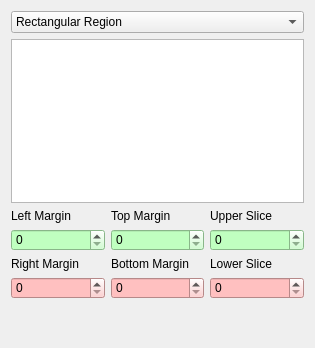
<?xml version="1.0" encoding="UTF-8"?>
<ui version="4.0">
 <class>CountingRegionPanel</class>
 <widget class="QWidget" name="CountingRegionPanel">
  <property name="geometry">
   <rect>
    <x>0</x>
    <y>0</y>
    <width>315</width>
    <height>348</height>
   </rect>
  </property>
  <property name="windowTitle">
   <string>Form</string>
  </property>
  <layout class="QVBoxLayout" name="verticalLayout">
   <item>
    <widget class="QComboBox" name="regionType">
     <property name="currentIndex">
      <number>1</number>
     </property>
     <item>
      <property name="text">
       <string>Adaptative Region</string>
      </property>
     </item>
     <item>
      <property name="text">
       <string>Rectangular Region</string>
      </property>
     </item>
    </widget>
   </item>
   <item>
    <widget class="QTreeView" name="regionView"/>
   </item>
   <item>
    <layout class="QGridLayout" name="gridLayout">
     <item row="3" column="1">
      <widget class="QSpinBox" name="leftMargin">
       <property name="styleSheet">
        <string notr="true">background-color:rgb(192, 255, 192)</string>
       </property>
      </widget>
     </item>
     <item row="5" column="1">
      <widget class="QSpinBox" name="rightMargin">
       <property name="styleSheet">
        <string notr="true">background-color:rgb(255, 192, 192)</string>
       </property>
      </widget>
     </item>
     <item row="1" column="1">
      <widget class="QLabel" name="label">
       <property name="text">
        <string>Left Margin</string>
       </property>
      </widget>
     </item>
     <item row="4" column="1">
      <widget class="QLabel" name="label_4">
       <property name="text">
        <string>Right Margin</string>
       </property>
      </widget>
     </item>
     <item row="3" column="3">
      <widget class="QSpinBox" name="upperSlice">
       <property name="styleSheet">
        <string notr="true">background-color:rgb(192, 255, 192)</string>
       </property>
      </widget>
     </item>
     <item row="3" column="2">
      <widget class="QSpinBox" name="topMargin">
       <property name="autoFillBackground">
        <bool>false</bool>
       </property>
       <property name="styleSheet">
        <string notr="true">background-color: rgb(192, 255, 192)</string>
       </property>
      </widget>
     </item>
     <item row="1" column="3">
      <widget class="QLabel" name="label_2">
       <property name="text">
        <string>Upper Slice</string>
       </property>
      </widget>
     </item>
     <item row="1" column="2">
      <widget class="QLabel" name="label_3">
       <property name="text">
        <string>Top Margin</string>
       </property>
      </widget>
     </item>
     <item row="5" column="3">
      <widget class="QSpinBox" name="lowerSlice">
       <property name="styleSheet">
        <string notr="true">background-color:rgb(255, 192, 192)</string>
       </property>
      </widget>
     </item>
     <item row="4" column="3">
      <widget class="QLabel" name="label_5">
       <property name="text">
        <string>Lower Slice</string>
       </property>
      </widget>
     </item>
     <item row="5" column="2">
      <widget class="QSpinBox" name="bottomMargin">
       <property name="styleSheet">
        <string notr="true">background-color:rgb(255, 192, 192)</string>
       </property>
      </widget>
     </item>
     <item row="4" column="2">
      <widget class="QLabel" name="label_6">
       <property name="text">
        <string>Bottom Margin</string>
       </property>
      </widget>
     </item>
    </layout>
   </item>
   <item>
    <layout class="QHBoxLayout" name="horizontalLayout">
     <item>
      <spacer name="horizontalSpacer">
       <property name="orientation">
        <enum>Qt::Horizontal</enum>
       </property>
       <property name="sizeHint" stdset="0">
        <size>
         <width>40</width>
         <height>20</height>
        </size>
       </property>
      </spacer>
     </item>
     <item>
      <widget class="QPushButton" name="createRegion">
       <property name="enabled">
        <bool>false</bool>
       </property>
       <property name="minimumSize">
        <size>
         <width>32</width>
         <height>32</height>
        </size>
       </property>
       <property name="maximumSize">
        <size>
         <width>32</width>
         <height>32</height>
        </size>
       </property>
       <property name="text">
        <string/>
       </property>
       <property name="icon">
        <iconset resource="rsc/CountingRegion.qrc">
         <normaloff>:/espina/apply.svg</normaloff>:/espina/apply.svg</iconset>
       </property>
       <property name="iconSize">
        <size>
         <width>22</width>
         <height>22</height>
        </size>
       </property>
       <property name="flat">
        <bool>true</bool>
       </property>
      </widget>
     </item>
     <item>
      <widget class="QPushButton" name="removeRegion">
       <property name="enabled">
        <bool>false</bool>
       </property>
       <property name="minimumSize">
        <size>
         <width>32</width>
         <height>32</height>
        </size>
       </property>
       <property name="maximumSize">
        <size>
         <width>32</width>
         <height>32</height>
        </size>
       </property>
       <property name="text">
        <string/>
       </property>
       <property name="icon">
        <iconset resource="rsc/CountingRegion.qrc">
         <normaloff>:/espina/trash-full.svg</normaloff>:/espina/trash-full.svg</iconset>
       </property>
       <property name="iconSize">
        <size>
         <width>22</width>
         <height>22</height>
        </size>
       </property>
       <property name="flat">
        <bool>true</bool>
       </property>
      </widget>
     </item>
    </layout>
   </item>
  </layout>
 </widget>
 <resources>
  <include location="rsc/CountingRegion.qrc"/>
 </resources>
 <connections/>
</ui>
